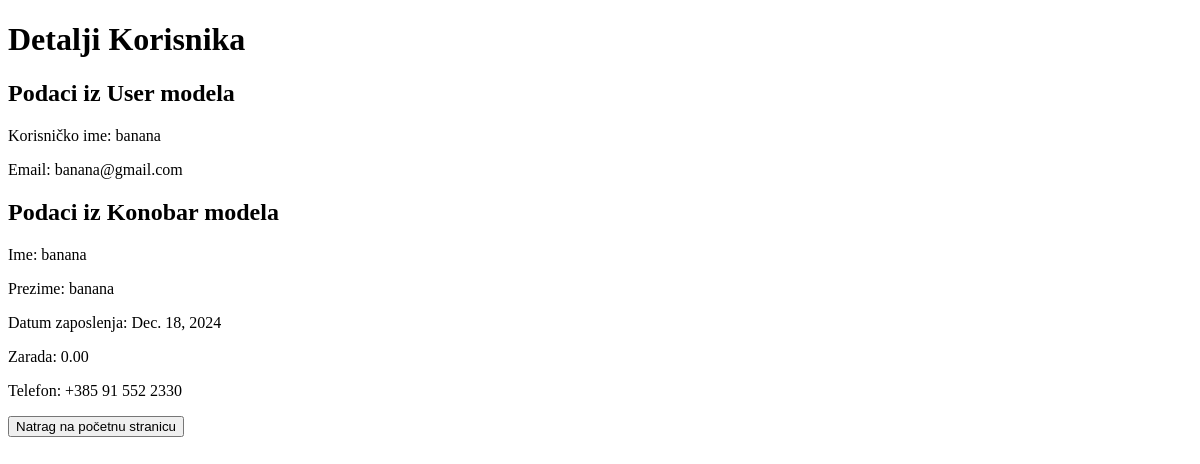
/konobar/detalji/ (signed in), run on an earlier commit of the app's database.
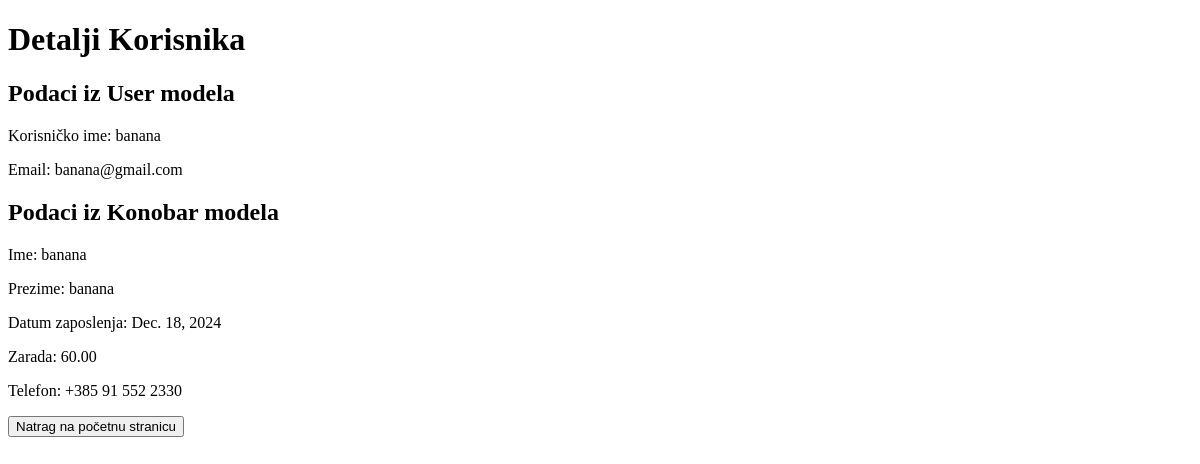
And on a later commit of the database.
### main/models.py (models this page shows, shortened)
class Konobar(models.Model):
    user = models.OneToOneField(User, on_delete=models.CASCADE, related_name='konobar', null=True, blank=True)
    konobar_ime = models.CharField(max_length=50)
    konobar_prezime = models.CharField(max_length=50)
    konobar_datum_zaposlenja = models.DateField(auto_now_add=True)
    konobar_zarada = models.DecimalField(max_digits=10, decimal_places=2, default=0.00, validators=[MinValueValidator(0.00)])
    konobar_telefon = models.CharField(max_length=15, null=True, blank=True)

### main/views.py (the view)
# urls.py: path('konobar/detalji/', views.KonobarDetailView.as_view(), name='konobar_detalji'),
class KonobarDetailView(LoginRequiredMixin, DetailView):
    model = Konobar
    template_name = 'main/user/podaci_korisnika/detailView.html'
    context_object_name = 'konobar'
    def get_object(self, queryset=None):
        return self.request.user.konobar
    def get_context_data(self, **kwargs):
        context = super().get_context_data(**kwargs)
        context['user'] = self.request.user
        return context

### main/templates/main/user/podaci_korisnika/detailView.html (shortened to what this page needs)
<!DOCTYPE html>
<html lang="en">
<head>
</head>
<body>
    <h1>Detalji Korisnika</h1>
    <h2>Podaci iz User modela</h2>
    <p>Korisničko ime: {{ user.username }}</p>
    <p>Email: {{ user.email }}</p>
    <h2>Podaci iz Konobar modela</h2>
    <p>Ime: {{ konobar.konobar_ime }}</p>
    <p>Prezime: {{ konobar.konobar_prezime }}</p>
    <p>Datum zaposlenja: {{ konobar.konobar_datum_zaposlenja }}</p>
    <p>Zarada: {{ konobar.konobar_zarada }}</p>
    <p>Telefon: {{ konobar.konobar_telefon }}</p>
    <a href="{% url 'main:homepage' %}"><button>Natrag na početnu stranicu</button></a>
</body>
</html>

What changed in the data, as far as the page shows it:
changed Konobar "banana": konobar_zarada "0.00" → "60.00"
